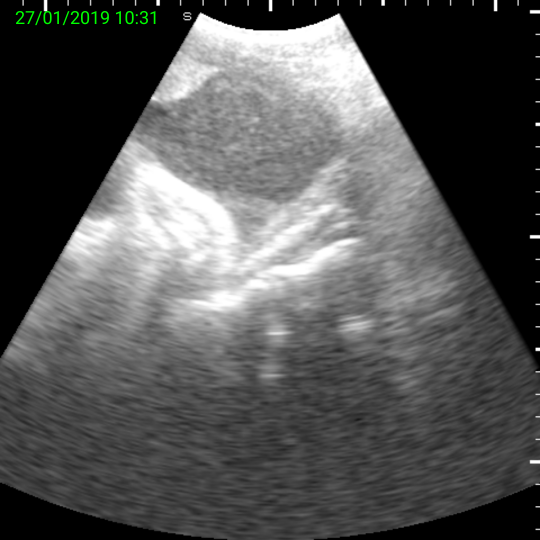
#> input picture af/a.png, 1080 x 1080 px (shown at 1/2 size)
$ jupyter execute AF.ipynb
#> lines starting #> are read from the running program, lines starting #| are printed output that depends on the picture; after the words box and inside, x2 and y2 are one past the last pixel; in counts of white or black regions, pixels touching at a corner belong together
[cell 1]
from __future__ import print_function
from ipywidgets import interact, interactive, fixed, interact_manual
import ipywidgets as widgets

[cell 2]
import cv2, matplotlib
import numpy as np
import matplotlib.pyplot as plt

chips = cv2.imread('./af/a.png')
#> chips is the input picture: shape (1080, 1080, 3); mean B, G, R 83.2, 83.6, 83.2
chips_gray = cv2.cvtColor(chips, cv2.COLOR_BGR2GRAY)
plt.imshow(chips_gray,cmap='Greys')
plt.axis('off')

[cell 3]
chips_preprocessed = cv2.GaussianBlur(chips_gray, (5, 5), 0)
#> the sliders are set to th = 100
plt.imshow(chips_preprocessed,cmap='Greys')
plt.axis('off')

[cell 4]
def f(th):
#> called with th = 100
    _, chips_binary = cv2.threshold(chips_preprocessed, th, 255, cv2.THRESH_BINARY)
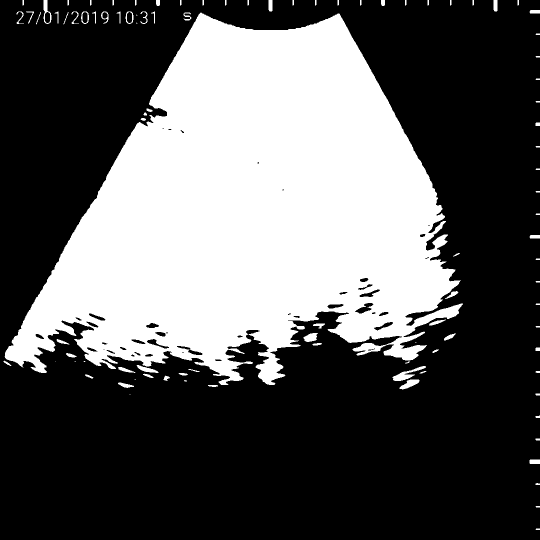
#> chips_binary: shape (1080, 1080) (shown at 1/2 size); 35.5% white; 98 white regions (9 under 20 px), largest, box (x1, y1, x2, y2) and area: (9, 25, 926, 770) 406571, (785, 732, 852, 762) 650, (799, 759, 839, 779) 409
#> the sliders are set to th = 120
#     chips_binary = cv2.bitwise_not(chips_binary)
    plt.imshow(chips_binary, cmap='Greys')
    plt.axis('off')
    return th

[cell 5]
interact(f, th=widgets.IntSlider(min=100,max=254,step=10,value=100));

[cell 6]
def g(th):
#> called with th = 120
    _, chips_binary = cv2.threshold(chips_preprocessed, th, 255, cv2.THRESH_BINARY)
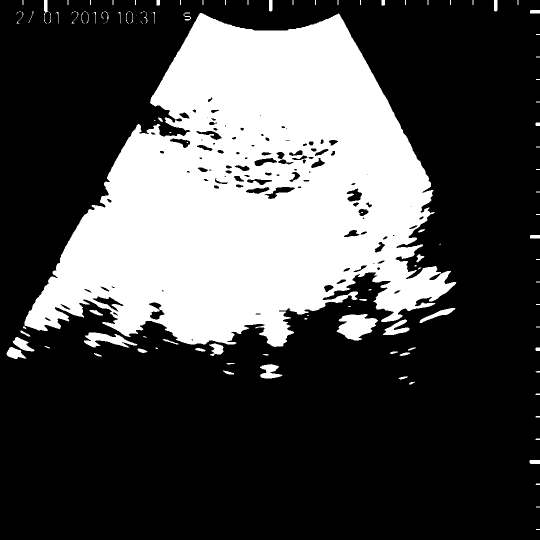
#> chips_binary: shape (1080, 1080) (shown at 1/2 size); 29.9% white; 125 white regions (47 under 20 px)
    # chips_binary = cv2.bitwise_not(chips_binary)
    chips_contours, _ = cv2.findContours(chips_binary, cv2.RETR_EXTERNAL, cv2.CHAIN_APPROX_SIMPLE)
#> chips_contours = 123 contours, 86 with area under 20; largest, box (x1, y1, x2, y2) and area: (49, 26, 913, 694) 343938, (673, 628, 756, 681) 2674, (168, 665, 275, 695) 1420, (520, 728, 565, 757) 694, (766, 639, 819, 670) 681
    chips_and_contours = np.copy(chips)
    min_chip_area = 60
    large_contours = [cnt for cnt in chips_contours if cv2.contourArea(cnt) > min_chip_area]
#> large_contours = 21 contours; largest, box (x1, y1, x2, y2) and area: (49, 26, 913, 694) 343938, (673, 628, 756, 681) 2674, (168, 665, 275, 695) 1420, (520, 728, 565, 757) 694, (766, 639, 819, 670) 681
    fig=plt.figure(figsize=(12, 10), dpi= 80, facecolor='w', edgecolor='k')

    bounding_img = np.copy(chips)
    for contour in large_contours:
        rect = cv2.minAreaRect(contour)
        box = cv2.boxPoints(rect)
        box = np.int0(box)
        cgx = int(rect[0][0])
        cgy = int(rect[0][1])
        leftx = int(cgx - (rect[1][0]/2.0))
        lefty = int(cgy - (rect[1][1]/2.0))
        angle = round(rect[2],1)
        cv2.drawContours(bounding_img,[box],0,(0,0,255),2)
        cv2.circle(bounding_img,(cgx,cgy), 10, (255,0,0), -1)
        font = cv2.FONT_HERSHEY_SIMPLEX
        cv2.putText(bounding_img,'Rot: '+str(angle)+'[deg]',(leftx,lefty), font, 0.7, (0,0,0),2,cv2.LINE_AA)
#> this loop made 21 passes
#> (rect, box, cgx, cgy, leftx, lefty, angle) on passes 1 to 5: (((1069, 923.5), (7, 20), -90), [[1079, 927], [1059, 927], [1059, 920], [1079, 920]], 1069, 923, 1065, 913, -90), (((456.3, 745.3), (5.08, 22.12), -74.05), [[466, 750], [444, 744], [446, 739], [467, 745]], 456, 745, 453, 733, -74.1), (((540.8, 742.2), (43.7, 28), -8.13), [[521, 759], [517, 731], [560, 725], [564, 752]], 540, 742, 518, 727, -8.1), (((808.9, 707.8), (20.37, 4.85), -14.04), [[799, 712], [798, 707], [818, 702], [819, 707]], 808, 707, 797, 704, -14), (((284.1, 701.6), (6.64, 19.61), -71.57), [[292, 707], [273, 701], [275, 695], [294, 701]], 284, 701, 280, 691, -71.6)
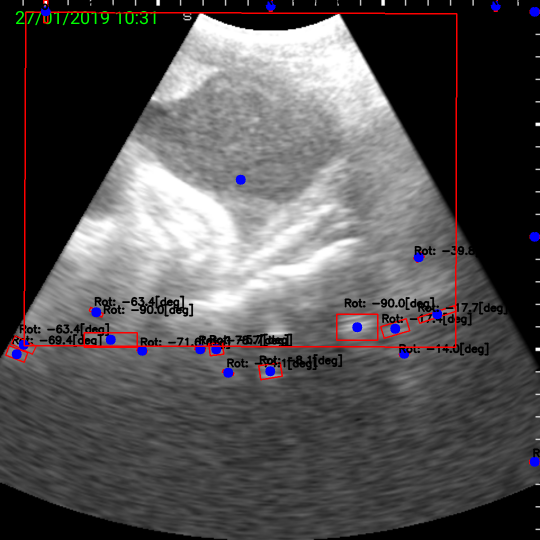
#> bounding_img: shape (1080, 1080, 3) (shown at 1/2 size); 3.77% of pixels changed, all inside (x1, y1, x2, y2) = (10, 0, 1080, 934)
    plt.imshow(bounding_img)
    plt.axis('off')
    return th

$ run again, with af/b.png copied over af/a.png
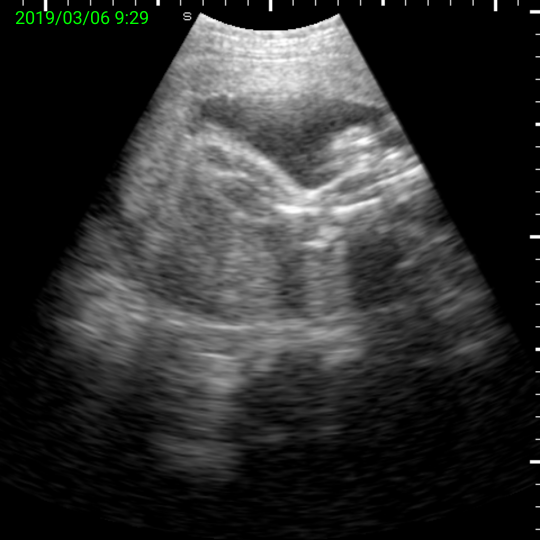
#> input picture af/b.png, 1080 x 1080 px (shown at 1/2 size)
#> chips is the input picture: shape (1080, 1080, 3); mean B, G, R 46.7, 47.2, 46.7
#> in g, `_, chips_binary = cv2.threshold(chips_preprocessed, th, 255, cv2.THRES..`:
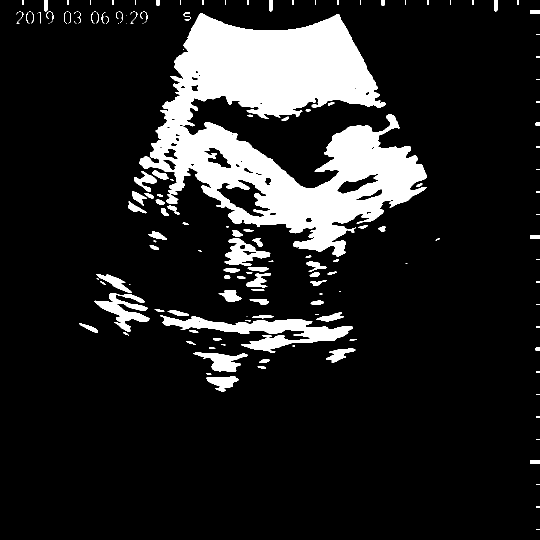
#> chips_binary: shape (1080, 1080) (shown at 1/2 size); 13.6% white; 167 white regions (57 under 20 px)
#> chips_contours = 167 contours, 97 with area under 20; largest, box (x1, y1, x2, y2) and area: (278, 26, 854, 513) 133030, (320, 631, 706, 705) 9024, (189, 586, 299, 664) 2870, (449, 476, 541, 532) 2383, (386, 705, 496, 744) 1868
#> large_contours = 42 contours; largest, box (x1, y1, x2, y2) and area: (278, 26, 854, 513) 133030, (320, 631, 706, 705) 9024, (189, 586, 299, 664) 2870, (449, 476, 541, 532) 2383, (386, 705, 496, 744) 1868
#> the loop in g, `for contour in large_contours:` made 42 passes
#> (rect, box, cgx, cgy, leftx, lefty, angle) on passes 1 to 3: (((1069.5, 923), (6, 19), -90), [[1079, 926], [1060, 926], [1060, 920], [1079, 920]], 1069, 923, 1066, 913, -90), (((445.4, 767.4), (63.9, 29.41), -2.49), [[414, 783], [412, 754], [476, 751], [477, 780]], 445, 767, 413, 752, -2.5), (((528.5, 721.5), (7, 21), -90), [[539, 725], [518, 725], [518, 718], [539, 718]], 528, 721, 524, 710, -90)
#> after the loop in g, `for contour in large_contours:`:
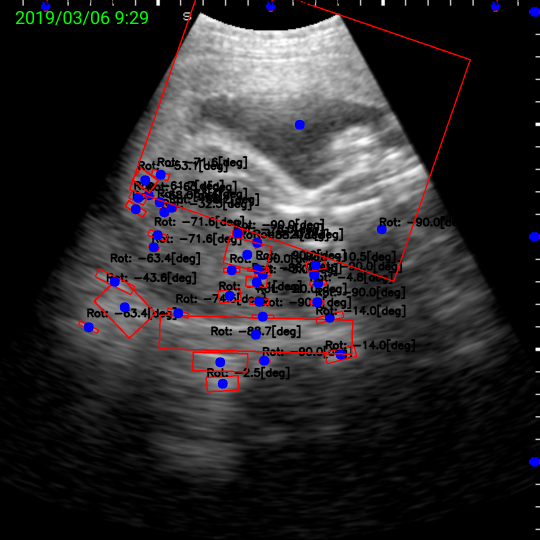
#> bounding_img: shape (1080, 1080, 3) (shown at 1/2 size); 7.26% of pixels changed, all inside (x1, y1, x2, y2) = (81, 0, 1080, 934)
